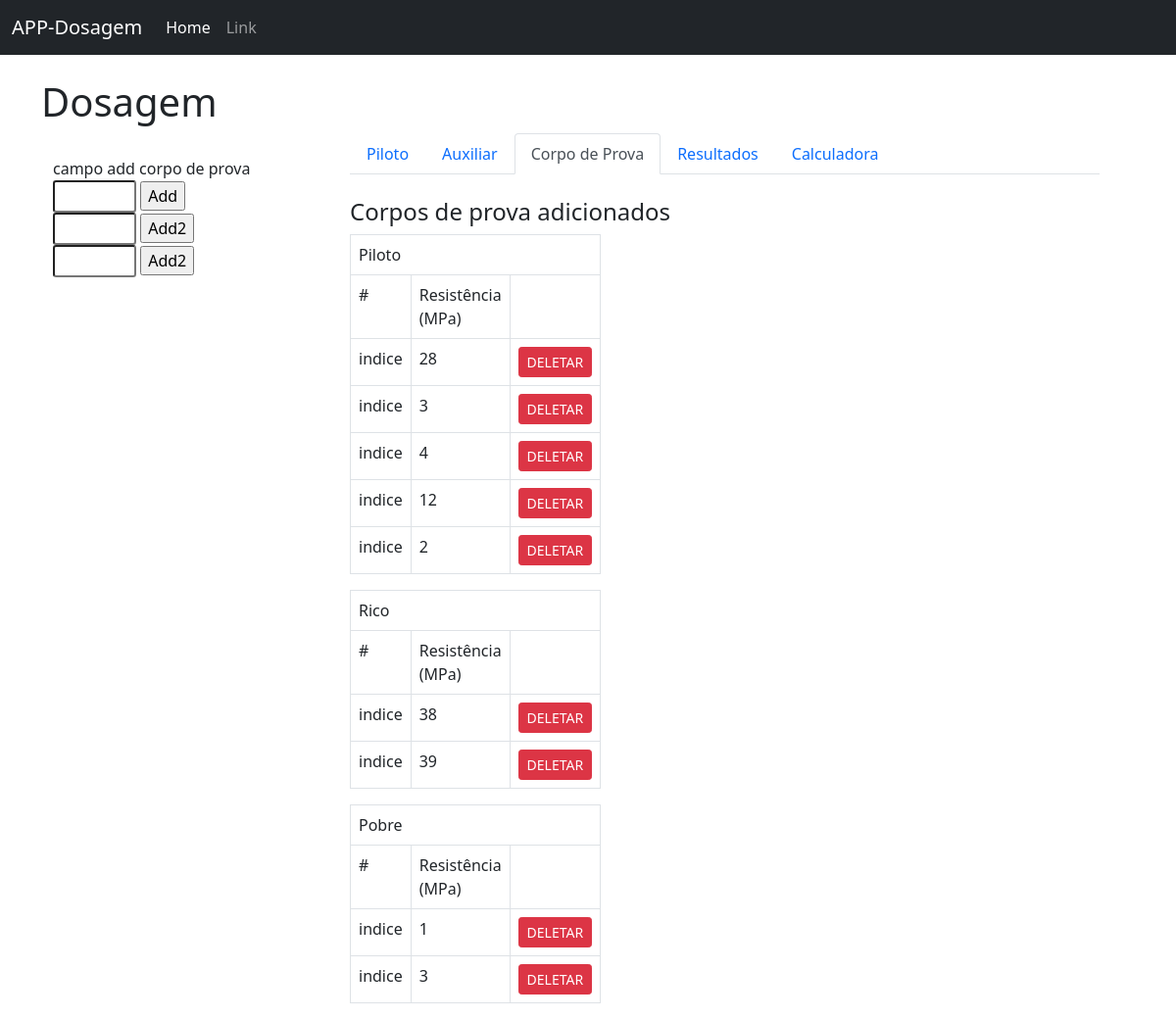
Screenshot of /corpo_de_prova/2 with the database file from the repository.
### hello.py (models this page shows, shortened)
class Cp_piloto(db.Model):
    id = db.Column(db.Integer, primary_key=True)
    resistencia = db.Column(db.Integer)
    ensaio_id = db.Column(db.Integer, db.ForeignKey('ensaios.id'))

class Cp_rico(db.Model):
    id = db.Column(db.Integer, primary_key=True)
    resistencia = db.Column(db.Integer)
    ensaio_id = db.Column(db.Integer, db.ForeignKey('ensaios.id'))

class Cp_pobre(db.Model):
    id = db.Column(db.Integer, primary_key=True)
    resistencia = db.Column(db.Integer)
    ensaio_id = db.Column(db.Integer, db.ForeignKey('ensaios.id'))

### hello.py (the view, shortened to what this page needs)
@app.route('/corpo_de_prova/<int:id>', methods=['POST', 'GET'])
def corpo_de_prova(id):
    ensaio_salvo = Ensaios.query.filter_by(id=id).first()
    cps_piloto = Cp_piloto.query.all()
    cps_rico = Cp_rico.query.all()
    cps_pobre = Cp_pobre.query.all()
    r_piloto = request.form.get("resistencia_piloto")
    r_rico = request.form.get("resistencia_rico")
    r_pobre = request.form.get("resistencia_pobre")
    return render_template('corpo_de_prova.html', id=id, cps_piloto=cps_piloto, cps_rico=cps_rico, cps_pobre=cps_pobre, ensaio_salvo=ensaio_salvo)

### templates/corpo_de_prova.html
{% extends 'base.html' %}
{% block content %}
<h1>Dosagem</h1>
<div class="container">
    <div class = "row">
        <div class="col-3">
            <br>
            campo add corpo de prova
            <form method="POST">
                <input size="3" class="form-control-sm" value="" name="resistencia_piloto">
                <input type="submit" value="Add">
                <br>
                <input size="3" class="form-control-sm" value="" name="resistencia_rico">
                <input type="submit" value="Add2">
                <br>
                <input size="3" class="form-control-sm" value="" name="resistencia_pobre">
                <input type="submit" value="Add2">
            </form>
        </div>
        <div class="col-9">
            <div class="container">
            <ul class="nav nav-tabs">
              <li class="nav-item">
                <a class="nav-link" aria-current="page" href="/dosagem/{{ id }}">Piloto</a>
              </li>
              <li class="nav-item">
                <a class="nav-link" href="/auxiliar/{{ id }}">Auxiliar</a>
              </li>
              <li class="nav-item">
                <a class="nav-link active" href="/corpo_de_prova/{{ id }}">Corpo de Prova</a>
              </li>
              <li class="nav-item">
                <a class="nav-link" href="/resultados/{{ id }}">Resultados</a>
              </li>
              <li class="nav-item">
                <a class="nav-link" href="/calculadora/{{ id }}">Calculadora</a>
              </li>
            </ul>
            <br>
            <h4>Corpos de prova adicionados</h4>
            <div class="col-3">
                <table class='table table-bordered'>
                    <tr>
                        <td colspan="3">Piloto</td>
                    </tr>
                    <tr>
                        <td>#</td>
                        <td>Resistência (MPa)</td>
                        <td></td>
                    </tr>
                    {% for i in ensaio_salvo.cp_piloto %}
                        <tr>
                        <td>indice</td>
                        <td>{{ i.resistencia }}</td>
                        <td><a class="btn btn-danger btn-sm" href="/corpo_de_prova/deletar_piloto/{{ i.id }}">DELETAR</a></td>
                    </tr>
                    {% endfor %}
                </table>
                <table class='table table-bordered'>
                    <tr>
                        <td colspan="3">Rico</td>
                    </tr>
                    <tr>
                        <td>#</td>
                        <td>Resistência (MPa)</td>
                        <td></td>
                    </tr>
                    {% for i in ensaio_salvo.cp_rico %}
                        <tr>
                        <td>indice</td>
                        <td>{{ i.resistencia }}</td>
                        <td><a class="btn btn-danger btn-sm" href="/corpo_de_prova/deletar_rico/{{ i.id }}">DELETAR</a></td>
                    </tr>
                    {% endfor %}
                </table>
                <table class='table table-bordered'>
                    <tr>
                        <td colspan="3">Pobre</td>
                    </tr>
                    <tr>
                        <td>#</td>
                        <td>Resistência (MPa)</td>
                        <td></td>
                    </tr>
                    {% for i in ensaio_salvo.cp_pobre %}
                        <tr>
                        <td>indice</td>
                        <td>{{ i.resistencia }}</td>
                        <td><a class="btn btn-danger btn-sm" href="/corpo_de_prova/deletar_pobre/{{ i.id }}">DELETAR</a></td>
                    </tr>
                    {% endfor %}
                </table>
            </div>
        </div>
    </div>
</div>
{% endblock %}

### rows the page displays
Cp_piloto: resistencia "28"
Cp_piloto: resistencia "3"
Cp_piloto: resistencia "4"
Cp_piloto: resistencia "12"
Cp_piloto: resistencia "2"
Cp_rico: resistencia "38"
Cp_rico: resistencia "39"
Cp_pobre: resistencia "1"
Cp_pobre: resistencia "3"
